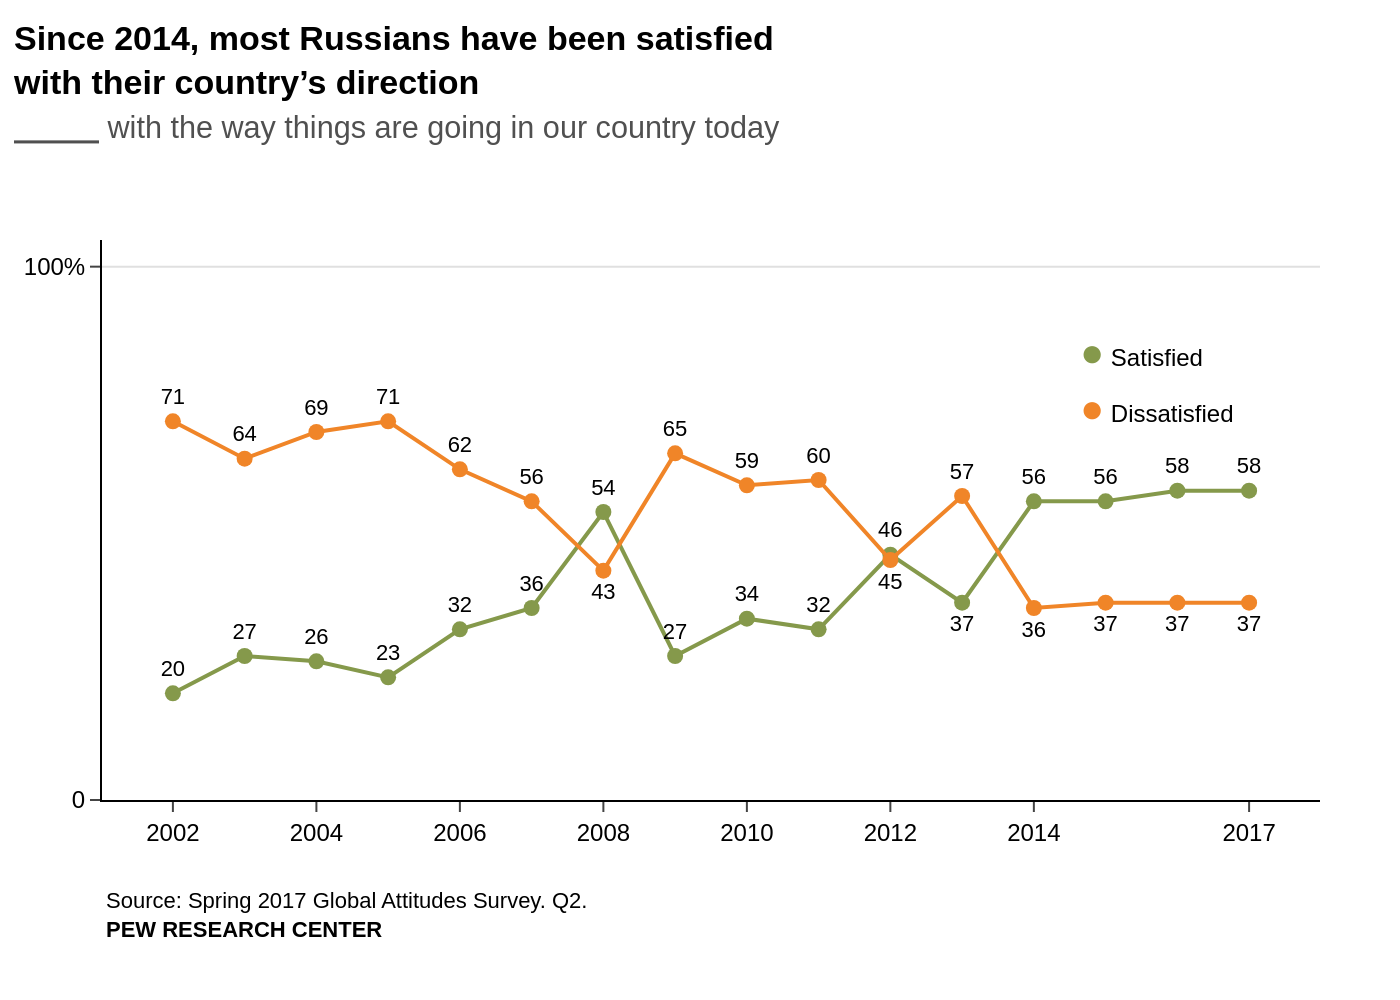

The Python source for this figure:
import sys
import json
import plotly.graph_objects as go

if len(sys.argv) != 2:
    print("Usage: python script.py <path_to_json_file>")
    sys.exit(1)

json_path = sys.argv[1]

try:
    with open(json_path, 'r', encoding='utf-8') as f:
        chart_data_json = json.load(f)
except FileNotFoundError:
    print(f"Error: JSON file not found at {json_path}")
    sys.exit(1)
except json.JSONDecodeError:
    print(f"Error: Could not decode JSON from {json_path}")
    sys.exit(1)

chart_data = chart_data_json['chart_data']
texts = chart_data_json['texts']
colors = chart_data_json['colors']

fig = go.Figure()

for i, series in enumerate(chart_data):
    fig.add_trace(go.Scatter(
        x=series['x'],
        y=series['y'],
        name=series['name'],
        mode='lines+markers+text',
        line=dict(color=colors[i], width=2),
        marker=dict(color=colors[i], size=8, symbol='circle'),
        text=series['y'],
        textposition=series['textposition'],
        textfont=dict(family="Arial", size=11, color='black'),
        hoverinfo='none'
    ))

# Create custom legend using annotations
legend_y_start = 0.8
for i, label in enumerate(texts['legend_labels']):
    fig.add_annotation(
        xref="paper", yref="paper",
        x=0.8, y=legend_y_start - (i * 0.1),
        text=f"<span style='color: {colors[i]}; font-size: 20px;'>●</span> {label}",
        showarrow=False,
        align='left',
        xanchor='left',
        yanchor='middle',
        font=dict(family="Arial", size=12)
    )

# Add source annotation
fig.add_annotation(
    xref="paper", yref="paper",
    x=0, y=-0.15,
    text=texts['source'],
    showarrow=False,
    align='left',
    xanchor='left',
    yanchor='top',
    font=dict(family="Arial", size=11)
)

title_text = f"<b>{texts['title']}</b><br><span style='color:#505050; font-size:0.9em;'>{texts['subtitle']}</span>"

fig.update_layout(
    title=dict(
        text=title_text,
        y=0.95,
        x=0.01,
        xanchor='left',
        yanchor='top'
    ),
    xaxis=dict(
        title_text=texts['x_axis_title'],
        tickvals=[2002, 2004, 2006, 2008, 2010, 2012, 2014, 2017],
        showgrid=False,
        zeroline=False,
        linecolor='black',
        ticks='outside',
    ),
    yaxis=dict(
        title_text=texts['y_axis_title'],
        range=[0, 105],
        tickvals=[0, 100],
        ticktext=['0', '100%'],
        showgrid=True,
        gridcolor='#e0e0e0',
        zeroline=False,
        linecolor='black',
        ticks='outside',
    ),
    font=dict(family="Arial", size=12, color="black"),
    plot_bgcolor='white',
    paper_bgcolor='white',
    showlegend=False,
    margin=dict(l=40, r=40, t=120, b=100)
)

output_filename = json_path.rsplit('.', 1)[0] + '.png'
fig.write_image(output_filename, scale=2)

print(f"Chart saved to {output_filename}")
